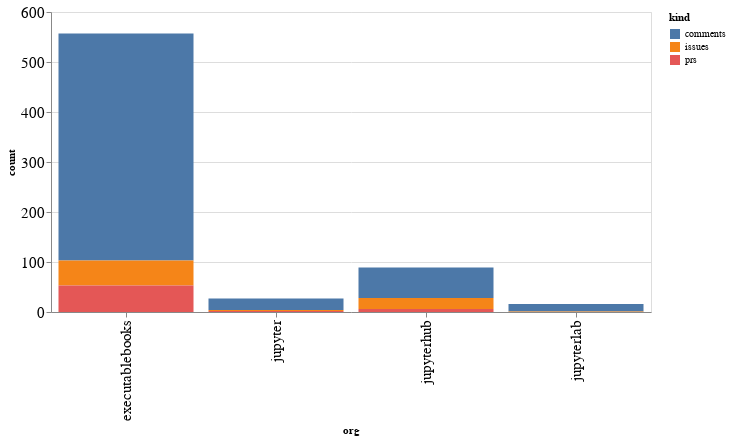

Notebook cell for this chart:
### Code cell
alt.Chart(org_summaries, width=600).mark_bar().encode(
    x='org',
    y='count',
    color='kind',
    tooltip="org"
)

### Figure 1 — Vega-Lite specification as saved in the notebook (floating-point values rounded to 4 significant figures)
{"config": {"axisLeft": {"labelFontSize": 15}, "axisBottom": {"labelFontSize": 15}}, "data": {"name": "data-4cd0203186059ce2080d370c1016a6e0"}, "mark": "bar", "encoding": {"color": {"type": "nominal", "field": "kind"}, "tooltip": {"type": "nominal", "field": "org"}, "x": {"type": "nominal", "field": "org"}, "y": {"type": "quantitative", "field": "count"}}, "width": 600, "$schema": "https://vega.github.io/schema/vega-lite/v4.8.1.json", "datasets": {"data-4cd0203186059ce2080d370c1016a6e0": [{"org": "executablebooks", "kind": "comments", "count": 454}, {"org": "executablebooks", "kind": "issues", "count": 50}, {"org": "executablebooks", "kind": "prs", "count": 53}, {"org": "jupyter", "kind": "comments", "count": 23}, {"org": "jupyter", "kind": "issues", "count": 2}, {"org": "jupyter", "kind": "prs", "count": 2}, {"org": "jupyterhub", "kind": "comments", "count": 61}, {"org": "jupyterhub", "kind": "issues", "count": 22}, {"org": "jupyterhub", "kind": "prs", "count": 6}, {"org": "jupyterlab", "kind": "comments", "count": 15}, {"org": "jupyterlab", "kind": "issues", "count": 1}]}}
